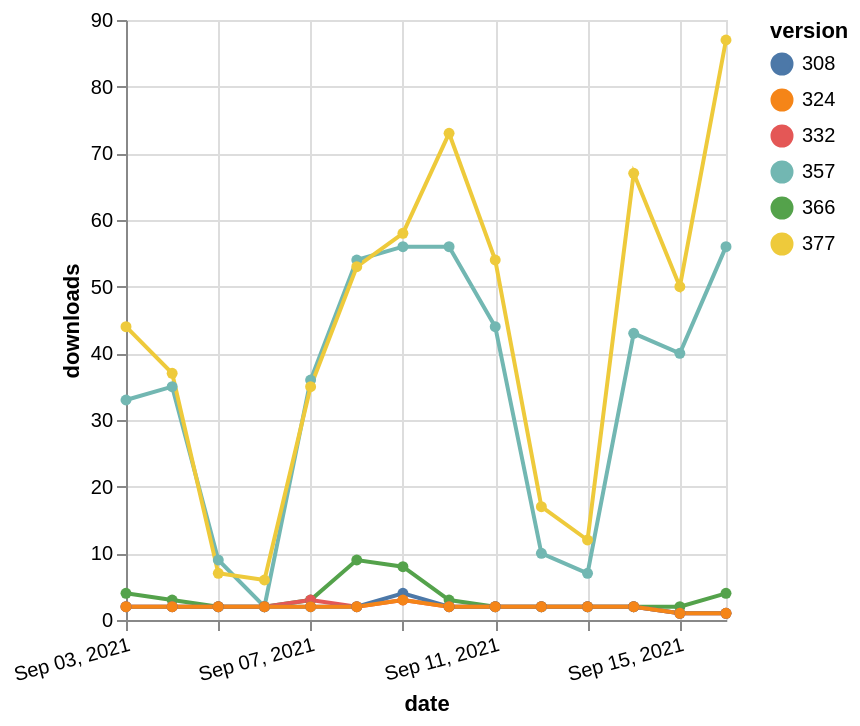

Source (Vega-Lite JSON):
### Vega-Lite specification from a JSON file in a GitHub repository (floating-point values rounded to 4 significant figures)
{"$schema": "https://vega.github.io/schema/vega-lite/v5.json", "description": "A simple bar chart with embedded data.", "data": {"values": [{"date": "2021-09-03", "total": 11992, "delta": 4, "version": "366"}, {"date": "2021-09-04", "total": 11995, "delta": 3, "version": "366"}, {"date": "2021-09-05", "total": 11997, "delta": 2, "version": "366"}, {"date": "2021-09-06", "total": 11999, "delta": 2, "version": "366"}, {"date": "2021-09-07", "total": 12002, "delta": 3, "version": "366"}, {"date": "2021-09-08", "total": 12011, "delta": 9, "version": "366"}, {"date": "2021-09-09", "total": 12019, "delta": 8, "version": "366"}, {"date": "2021-09-10", "total": 12022, "delta": 3, "version": "366"}, {"date": "2021-09-11", "total": 12024, "delta": 2, "version": "366"}, {"date": "2021-09-12", "total": 12026, "delta": 2, "version": "366"}, {"date": "2021-09-13", "total": 12028, "delta": 2, "version": "366"}, {"date": "2021-09-14", "total": 12030, "delta": 2, "version": "366"}, {"date": "2021-09-15", "total": 12032, "delta": 2, "version": "366"}, {"date": "2021-09-16", "total": 12036, "delta": 4, "version": "366"}, {"date": "2021-09-03", "total": 40641, "delta": 33, "version": "357"}, {"date": "2021-09-04", "total": 40676, "delta": 35, "version": "357"}, {"date": "2021-09-05", "total": 40685, "delta": 9, "version": "357"}, {"date": "2021-09-06", "total": 40687, "delta": 2, "version": "357"}, {"date": "2021-09-07", "total": 40723, "delta": 36, "version": "357"}, {"date": "2021-09-08", "total": 40777, "delta": 54, "version": "357"}, {"date": "2021-09-09", "total": 40833, "delta": 56, "version": "357"}, {"date": "2021-09-10", "total": 40889, "delta": 56, "version": "357"}, {"date": "2021-09-11", "total": 40933, "delta": 44, "version": "357"}, {"date": "2021-09-12", "total": 40943, "delta": 10, "version": "357"}, {"date": "2021-09-13", "total": 40950, "delta": 7, "version": "357"}, {"date": "2021-09-14", "total": 40993, "delta": 43, "version": "357"}, {"date": "2021-09-15", "total": 41033, "delta": 40, "version": "357"}, {"date": "2021-09-16", "total": 41089, "delta": 56, "version": "357"}, {"date": "2021-09-03", "total": 17490, "delta": 2, "version": "332"}, {"date": "2021-09-04", "total": 17492, "delta": 2, "version": "332"}, {"date": "2021-09-05", "total": 17494, "delta": 2, "version": "332"}, {"date": "2021-09-06", "total": 17496, "delta": 2, "version": "332"}, {"date": "2021-09-07", "total": 17499, "delta": 3, "version": "332"}, {"date": "2021-09-08", "total": 17501, "delta": 2, "version": "332"}, {"date": "2021-09-09", "total": 17504, "delta": 3, "version": "332"}, {"date": "2021-09-10", "total": 17506, "delta": 2, "version": "332"}, {"date": "2021-09-11", "total": 17508, "delta": 2, "version": "332"}, {"date": "2021-09-12", "total": 17510, "delta": 2, "version": "332"}, {"date": "2021-09-13", "total": 17512, "delta": 2, "version": "332"}, {"date": "2021-09-14", "total": 17514, "delta": 2, "version": "332"}, {"date": "2021-09-15", "total": 17515, "delta": 1, "version": "332"}, {"date": "2021-09-16", "total": 17516, "delta": 1, "version": "332"}, {"date": "2021-09-03", "total": 29733, "delta": 44, "version": "377"}, {"date": "2021-09-04", "total": 29770, "delta": 37, "version": "377"}, {"date": "2021-09-05", "total": 29777, "delta": 7, "version": "377"}, {"date": "2021-09-06", "total": 29783, "delta": 6, "version": "377"}, {"date": "2021-09-07", "total": 29818, "delta": 35, "version": "377"}, {"date": "2021-09-08", "total": 29871, "delta": 53, "version": "377"}, {"date": "2021-09-09", "total": 29929, "delta": 58, "version": "377"}, {"date": "2021-09-10", "total": 30002, "delta": 73, "version": "377"}, {"date": "2021-09-11", "total": 30056, "delta": 54, "version": "377"}, {"date": "2021-09-12", "total": 30073, "delta": 17, "version": "377"}, {"date": "2021-09-13", "total": 30085, "delta": 12, "version": "377"}, {"date": "2021-09-14", "total": 30152, "delta": 67, "version": "377"}, {"date": "2021-09-15", "total": 30202, "delta": 50, "version": "377"}, {"date": "2021-09-16", "total": 30289, "delta": 87, "version": "377"}, {"date": "2021-09-03", "total": 2304, "delta": 2, "version": "308"}, {"date": "2021-09-04", "total": 2306, "delta": 2, "version": "308"}, {"date": "2021-09-05", "total": 2308, "delta": 2, "version": "308"}, {"date": "2021-09-06", "total": 2310, "delta": 2, "version": "308"}, {"date": "2021-09-07", "total": 2312, "delta": 2, "version": "308"}, {"date": "2021-09-08", "total": 2314, "delta": 2, "version": "308"}, {"date": "2021-09-09", "total": 2318, "delta": 4, "version": "308"}, {"date": "2021-09-10", "total": 2320, "delta": 2, "version": "308"}, {"date": "2021-09-11", "total": 2322, "delta": 2, "version": "308"}, {"date": "2021-09-12", "total": 2324, "delta": 2, "version": "308"}, {"date": "2021-09-13", "total": 2326, "delta": 2, "version": "308"}, {"date": "2021-09-14", "total": 2328, "delta": 2, "version": "308"}, {"date": "2021-09-15", "total": 2329, "delta": 1, "version": "308"}, {"date": "2021-09-16", "total": 2330, "delta": 1, "version": "308"}, {"date": "2021-09-03", "total": 3702, "delta": 2, "version": "324"}, {"date": "2021-09-04", "total": 3704, "delta": 2, "version": "324"}, {"date": "2021-09-05", "total": 3706, "delta": 2, "version": "324"}, {"date": "2021-09-06", "total": 3708, "delta": 2, "version": "324"}, {"date": "2021-09-07", "total": 3710, "delta": 2, "version": "324"}, {"date": "2021-09-08", "total": 3712, "delta": 2, "version": "324"}, {"date": "2021-09-09", "total": 3715, "delta": 3, "version": "324"}, {"date": "2021-09-10", "total": 3717, "delta": 2, "version": "324"}, {"date": "2021-09-11", "total": 3719, "delta": 2, "version": "324"}, {"date": "2021-09-12", "total": 3721, "delta": 2, "version": "324"}, {"date": "2021-09-13", "total": 3723, "delta": 2, "version": "324"}, {"date": "2021-09-14", "total": 3725, "delta": 2, "version": "324"}, {"date": "2021-09-15", "total": 3726, "delta": 1, "version": "324"}, {"date": "2021-09-16", "total": 3727, "delta": 1, "version": "324"}]}, "width": "container", "mark": {"type": "line", "point": {"filled": true}}, "encoding": {"x": {"field": "date", "type": "temporal", "timeUnit": "yearmonthdate", "title": "date", "axis": {"labelAngle": -15}}, "y": {"field": "delta", "type": "quantitative", "title": "downloads"}, "color": {"field": "version", "type": "nominal"}, "tooltip": {"field": "delta"}}}
